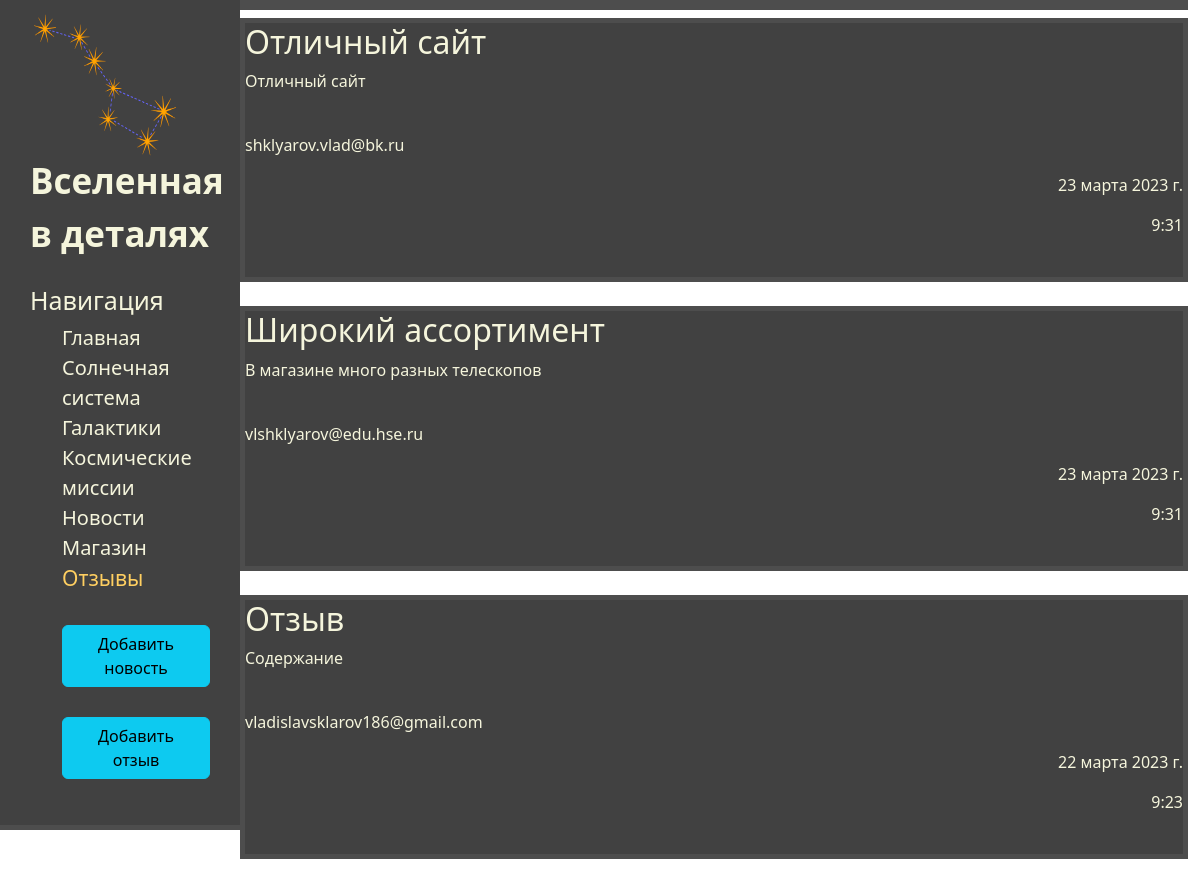
Page /replies/ on the committed database.
### replies/models.py (models this page shows, shortened)
class Replies(models.Model):
    title = models.CharField('Отзыв', max_length=150)
    email = models.EmailField('Эл.почта', max_length=350)
    text = models.TextField('Содержание')
    date = models.DateField('Дата отзыва')
    time = models.TimeField('Время отзыва')
    class Meta:
        verbose_name = 'Отзыв'
        verbose_name_plural = 'Отзывы'

### replies/views.py (the view)
# urls.py: path('', views.replies_main, name='replies_main'),
def replies_main(request):
    replies = Replies.objects.order_by('-date')
    return render(request, 'replies/replies_main.html', {'replies' : replies})

### replies/templates/replies/replies_main.html (shortened to what this page needs)
{% extends 'django_app/layout.html' %}
{% block content %}
    {% for reply in replies %}
        {% include 'replies/reply.html' %}
    {% endfor %}
{% endblock %}

### django_app/templates/django_app/layout.html (shortened to what this page needs)
{% load static %}
<!DOCTYPE html>
<html lang="en">
<head>
    <link rel = "stylesheet", href="https://cdn.jsdelivr.net/npm/bootstrap@5.2.3/dist/css/bootstrap.min.css">
    <link rel = "stylesheet", href="https://code.jquery.com/jquery-3.6.0.min.js">
    <link rel = "stylesheet", href="{% static 'django_app/css/django_app.css' %}">
</head>
<body>
    <aside>
        <img src="{% static 'django_app/img/main/great_bear.png' %}" alt="Созвездие большой медведицы">
        <span class="logo">Вселенная в деталях</span>
        <h3>Навигация</h3>
                    {% include 'django_app/navigation.html' %}
    </aside>
    <main>
        <div class="content">
        <h1>{{ title }}</h1>
           {% block content %}
            {% endblock %}
        </div>
    </main>
</body>
</html>

### django_app/templates/django_app/navigation.html
<div class="navigation">
  <ul>
    <li {%if 'home' in request.path %}class="active"{%endif%}><a href="{% url 'home' %}">Главная</a></li>
    <li {%if 'solar_system' in request.path %}class="active"{%endif%}><a href="{% url 'solar_system' %}">Солнечная система</a></li>
    <li {%if 'galaxies' in request.path %}class="active"{%endif%}><a href="{% url 'galaxies' %}">Галактики</a></li>
    <li {%if 'missions' in request.path %}class="active"{%endif%}><a href="{% url 'missions' %}">Космические миссии</a></li>
    <li {%if 'news/' in request.path %}class="active"{%endif%}><a href="{% url 'news_main' %}">Новости</a></li>
    <li {%if 'shop/' in request.path %}class="active"{%endif%}><a href="{% url 'shop' %}">Магазин</a></li>
    <li {%if 'replies/' in request.path %}class="active"{%endif%}><a href="{% url 'replies_main' %}">Отзывы</a></li>
      <br>
    <li> <a href="{% url 'create_news' %}"><button class="btn btn-info">Добавить новость</button></a></li>
      <br>
    <li> <a href="{% url 'create_reply' %}"><button class="btn btn-info">Добавить отзыв</button></a></li>
  </ul>
</div>

### replies/templates/replies/reply.html
<div class="news">
  <h2>{{ reply.title }}</h2>
    <p class="news-text">{{ reply.text }}</p>
  <br>
  <p>{{ reply.email }}</p>
  <p class="date">{{ reply.date }}</p>
    <p class="date">{{ reply.time }}</p>
  <br>
</div>
<br>

### django_app/static/django_app/css/django_app.css (style rules this page uses)
body { background-image: url('../img/main/constellation.jpg'); background-size: cover; height: 100%; width: 100%; position: absolute; }
aside { float: left; background-color: rgba(51, 51, 51, 0.93); width: 20%; padding: 2.5%; color: beige; position: absolute; border-bottom: 5px solid #4d4d4d; }
aside img { width: 150px; height: 150px; float: left; margin-top: -20px; }
aside .logo { font-size: 35px; font-weight: bold; position: relative; top: -5px }
aside h3 { margin-top: 20px; font-size: 25px; }
.navigation { font-size: 20px; }
.navigation ul { list-style: none; }
.navigation a { font-size: 20px; color: beige; text-decoration: none; }
.content { margin-left: 20%; margin-right: 1%; color: beige; }
.content h1 { background-color: rgba(51, 51, 51, 0.93); border: 5px solid #4d4d4d; }
.content h1, h2, h3, p { color: beige; }
.content div { background-color: rgba(51, 51, 51, 0.93); border: 5px solid #4d4d4d; }
.active a { color: #ffcf61; font-size: 21px; }
.date { text-align: right; }
.news { background-color: rgba(51, 51, 51, 0.93); border: 5px solid #4d4d4d; }
a { text-decoration: none; color: beige; }

### rows in the picture
Replies: title "Отличный сайт", text "Отличный сайт", email "shklyarov.vlad@bk.ru", date "23 марта 2023 г.", time "9:31"
Replies: title "Широкий ассортимент", text "В магазине много разных телескопов", email "vlshklyarov@edu.hse.ru", date "23 марта 2023 г.", time "9:31"
Replies: title "Отзыв", text "Содержание", email "vladislavsklarov186@gmail.com", date "22 марта 2023 г.", time "9:23"
